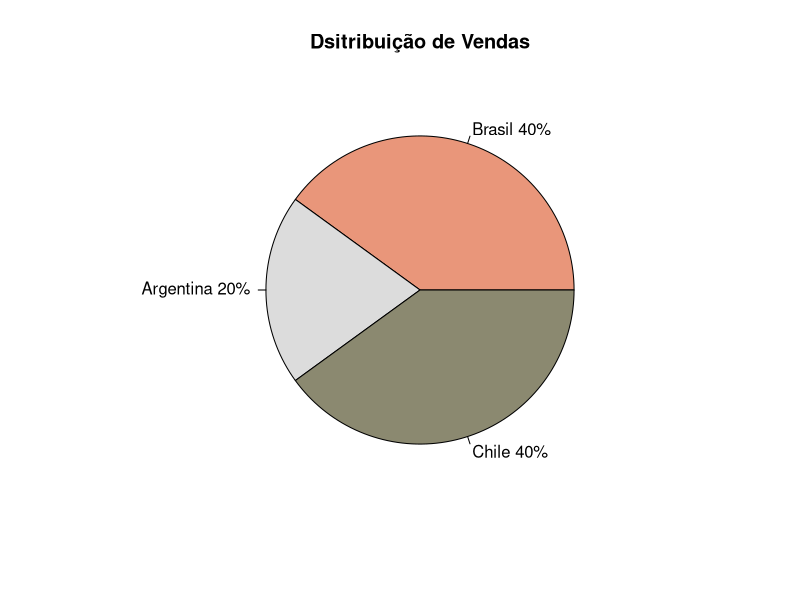
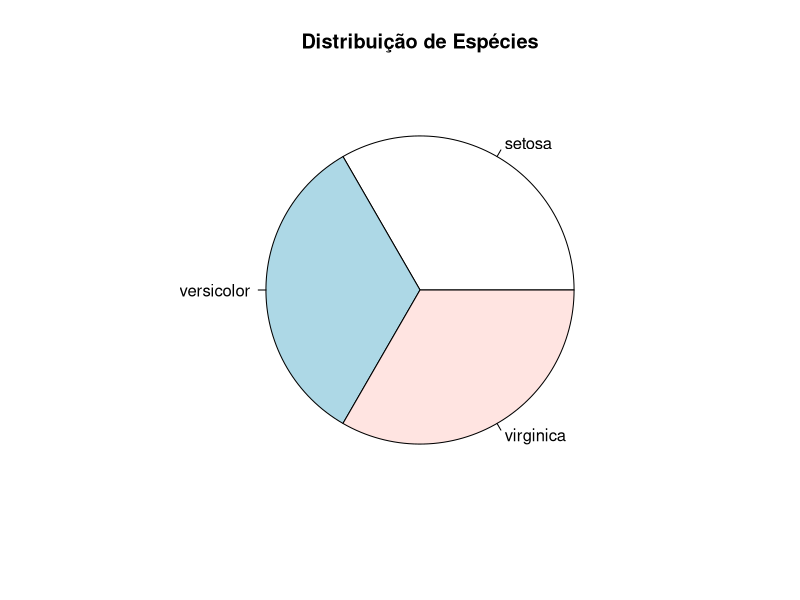
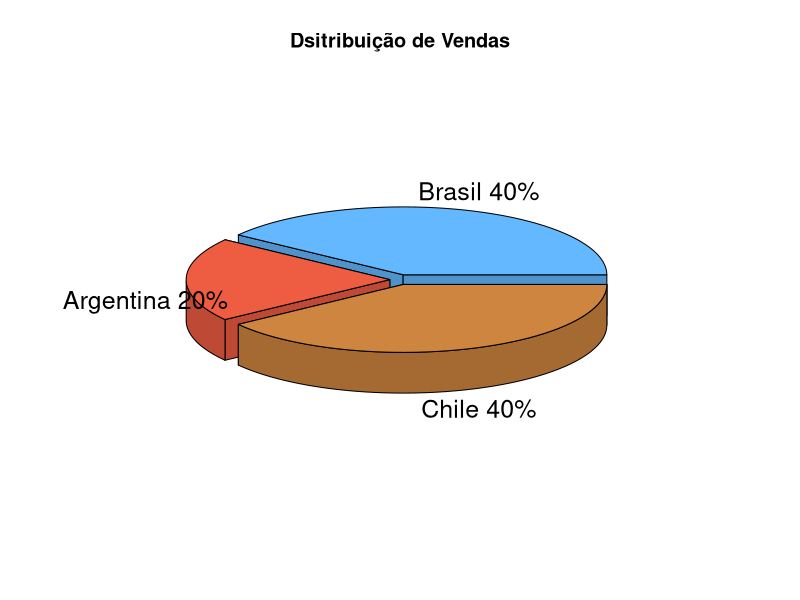

Here is the R script that generated these plots, in order:
# Gráficos de Pizza

# Obs: Caso tenha problemas com a acentuação, consulte este link:
# https://support.rstudio.com/hc/en-us/articles/200532197-Character-Encoding

# Configurando o diretório de trabalho
# Coloque entre aspas o diretório de trabalho que você está usando no seu computador
# Não use diretórios com espaço no nome
setwd("Z:/Dropbox/DSA/BigDataAnalytics-R-Azure/Cap03")
getwd()
.Platform$GUI

?pie

# Criando as fatias
fatias = c(40, 20, 40)

# Nomeando os labels
paises = c("Brasil", "Argentina", "Chile")

# Unindo paises e fatias
paises = paste(paises, fatias)

# to further specify the labels
paises = paste(paises, "%", sep = "")

colors()

# Construindo um gráfico
pie(fatias, labels = paises,
    col = c("darksalmon", "gainsboro", "lemonchiffon4"), 
    main ="Dsitribuição de Vendas")


# Trabalhando com dataframes
?iris
attach(iris)
Values = table(Species) 
labels = paste(names(Values))
pie(Values, labels = labels, main = "Distribuição de Espécies")


# 3D
install.packages("plotrix")
library(plotrix)

pie3D(fatias, labels = paises, explode = 0.05,
      col = c("steelblue1", "tomato2", "tan3"), 
      main = "Dsitribuição de Vendas")


